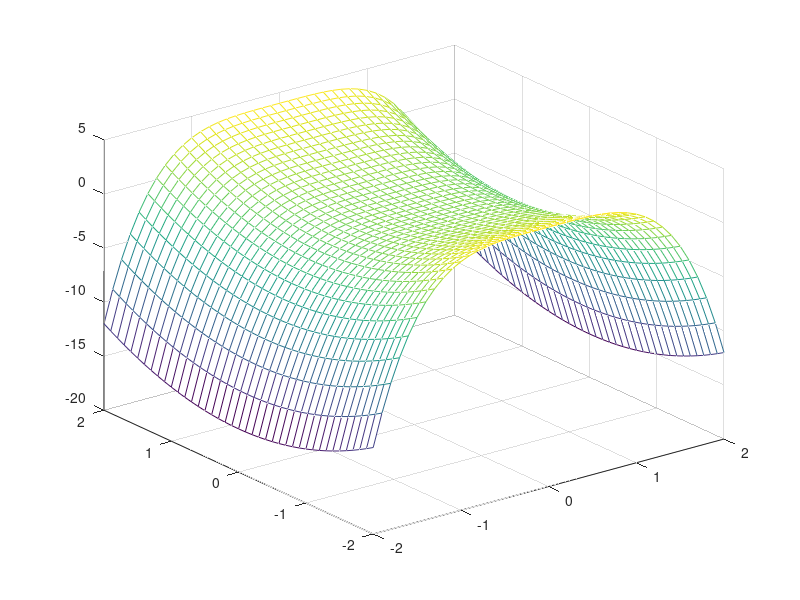
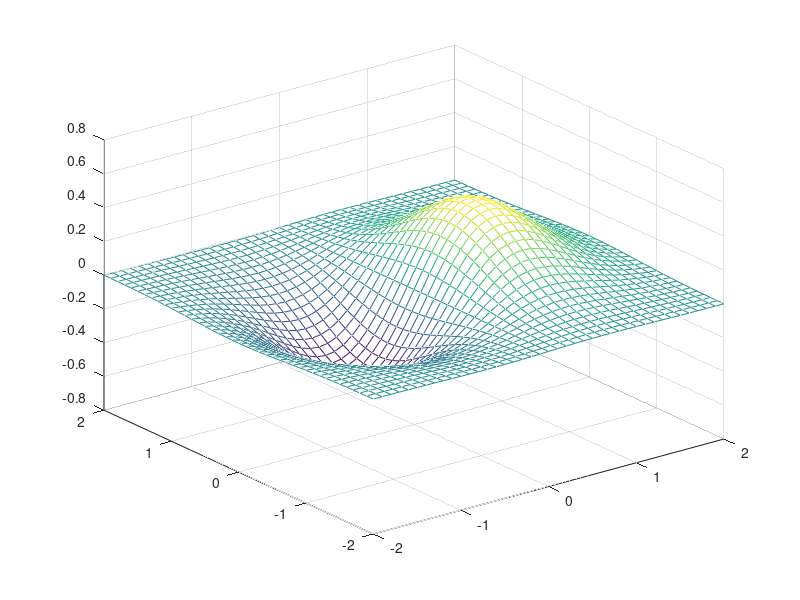
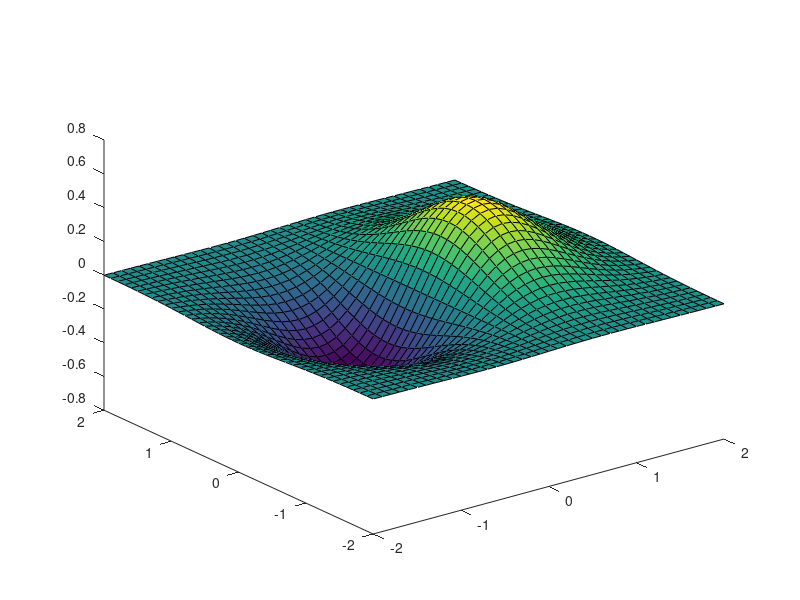
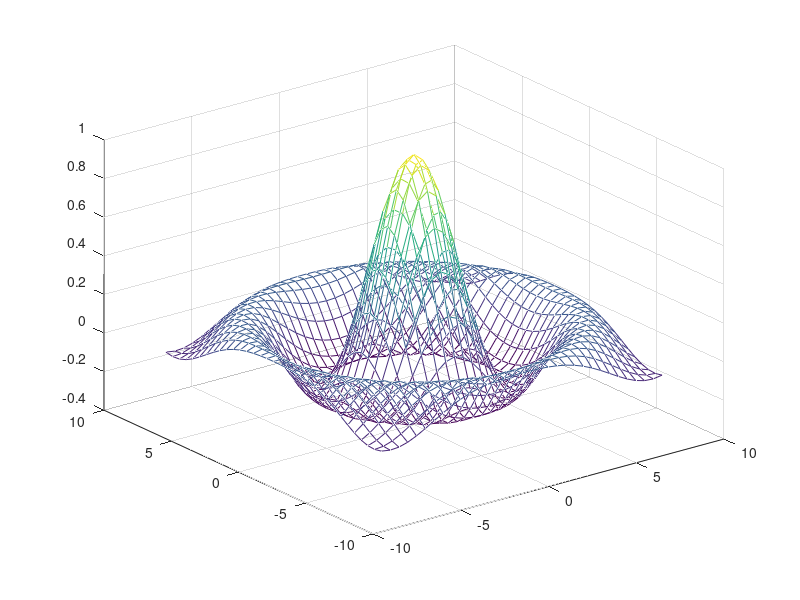

These figures' MATLAB source, in order:
% define domain of function using meshgrid
[x, y] = meshgrid(-2:0.1:2,-2:0.1:2);
[x2, y2] = meshgrid(-8:0.5:8);
% define the function(s)
f = y.^2 - x.^4;
z = x.*(exp(-x.^2 - y.^2));
z2 = sin(sqrt(x2.^2 + y2.^2) + eps)./(sqrt(x2.^2 + y2.^2) + eps);
% plot
figure(1)
mesh(x, y, f);

figure(2)
mesh(x, y, z);

figure(3)
surface(x,y,z);
view(3);

figure(4)
mesh(x2, y2, z2);
hidden off
